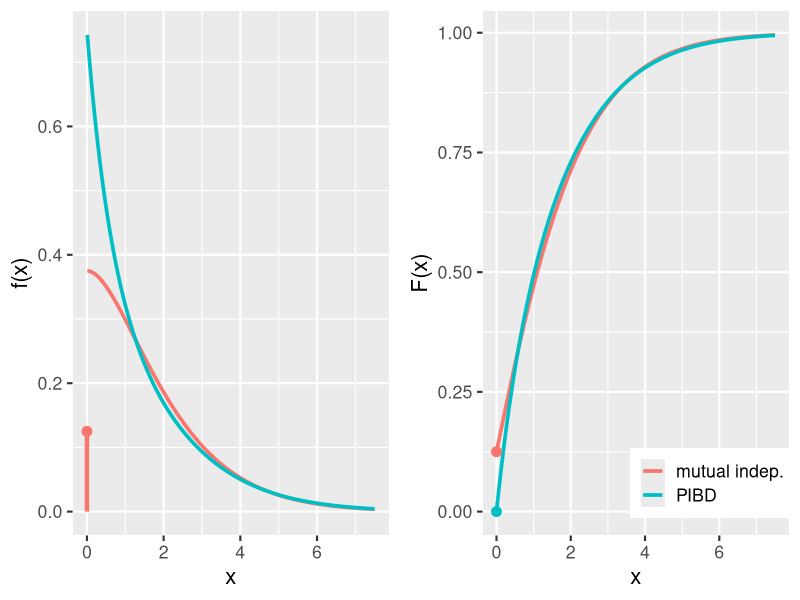

The R source for this figure:
# Individual Risk Model with three PIBD variables

# Load packages
library(ggplot2)
library(gridExtra)
# Set "rate" of the Exponentials
l <- 1

# Independent case
df  <- function(x){
  return(3*dgamma(x,shape=1, rate=l)/8 + 3*dgamma(x,shape=2, rate=l)/8
         + dgamma(x,shape=3, rate=l)/8)}
cdf <- function(x){
  return(1/8*pbinom(x+1,1,1) + 3*pgamma(x,shape=1, rate=l)/8 
         +3*pgamma(x,shape=2, rate=l)/8 + pgamma(x,shape=3, rate=l)/8)}

# PIBD case
df.p  <- function(x){3*dgamma(x,shape=1, rate=l)/4 + dgamma(x,shape=3, rate=l)/4}
cdf.p <- function(x){3*pgamma(x,shape=1, rate=l)/4 + pgamma(x,shape=3, rate=l)/4}
x      <- seq(0.01, 7.5, by = 0.01)
pdf.x  <- df(x)
cdf.x  <- cdf(x)
pdf.p.x  <- df.p(x)
cdf.p.x  <- cdf.p(x)

#CDF comparison
df <- data.frame(x, pdf.x, cdf.x, pdf.p.x, cdf.p.x)

#PDF comparison
mp=data.frame(x=c(0), y=c(0), vx=c(0), vy=c(1/8))

df.plot <- ggplot()+
  geom_line(data=df,aes(x, y=pdf.x, colour="darkblue"),size=1.25)+
  geom_line(data=df,aes(x, y=pdf.p.x, colour="red"),size=1.25)+
  geom_segment(data=mp, mapping=aes(x=x, y=y, xend=vx, yend=vy), 
  size=1.5, color="#F8766D")+  geom_point()+
  geom_point(aes(x=0, y=1/8), size = 3, colour="#F8766D")+
  labs(y= "f(x)", x = "x") + theme_grey(base_size = 16)+
  theme(legend.position = "none")+ theme(legend.title = element_blank())


#CDF
cdf.plot <- ggplot()+
  geom_line(data=df,aes(x, y=cdf.x, colour="darkblue"),size=1.25)+
  geom_line(data=df,aes(x, y=cdf.p.x, colour="red"),size=1.25)+
  geom_point()+
  geom_point(aes(x=0, y=1/8), size = 3, colour="#F8766D")+
  geom_point(aes(x=0, y=0), size = 3, colour="#00BFC4")+
  scale_color_discrete(labels = c("mutual indep.", "PIBD"))+ 
  labs(y= "F(x)", x = "x") + theme_grey(base_size = 16)+ 
  theme(legend.position = c(0.75, 0.1)) + theme(legend.title = element_blank())

# Put two plots side by side
grid.arrange(df.plot, cdf.plot, ncol=2)
